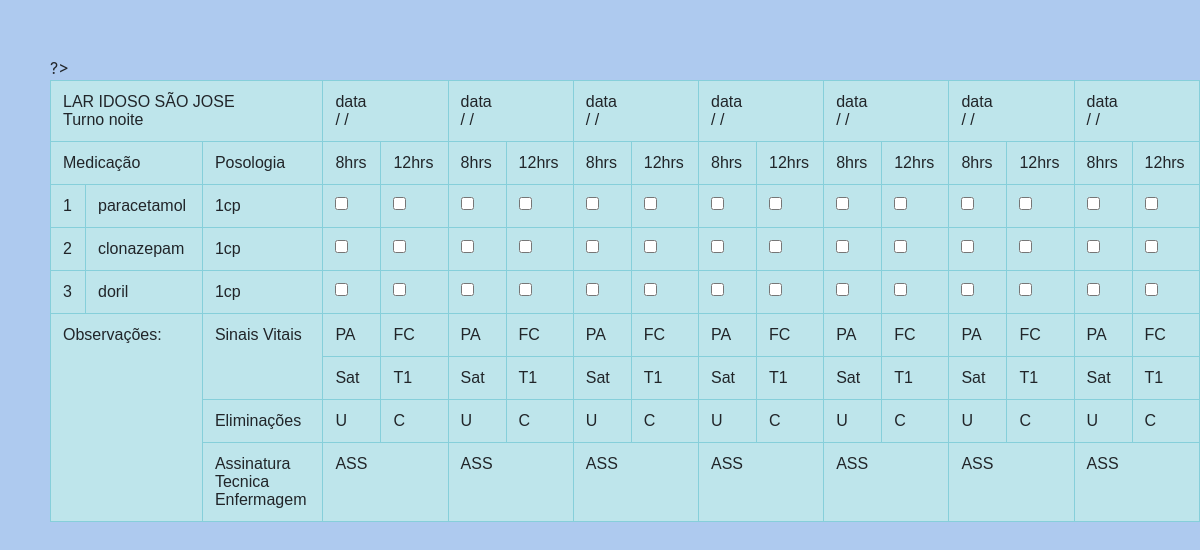
/checagem_teste.php?ididoso=1, run on the app's committed database.
### tables this page shows
CREATE TABLE IF NOT EXISTS `utiliza` (
  `idutiliza` int(11) NOT NULL AUTO_INCREMENT,
  `ididoso` int(11) NOT NULL DEFAULT 0,
  `idremedio` int(11) NOT NULL,
  `posologia` int(2) NOT NULL DEFAULT 0,
  `periodo` varchar(50) NOT NULL DEFAULT '0',
  `obs` varchar(50) DEFAULT NULL,
  PRIMARY KEY (`idutiliza`),
  KEY `FK_utiliza_idosos` (`ididoso`),
  KEY `idremedio` (`idremedio`),
  CONSTRAINT `FK_utiliza_idosos` FOREIGN KEY (`ididoso`) REFERENCES `idosos` (`ididoso`) ON DELETE NO ACTION ON UPDATE NO ACTION,
  CONSTRAINT `FK_utiliza_medicamentos` FOREIGN KEY (`idremedio`) REFERENCES `medicamentos` (`idremedio`) ON DELETE NO ACTION ON UPDATE NO ACTION
);

CREATE TABLE IF NOT EXISTS `medicamentos` (
  `idremedio` int(11) NOT NULL AUTO_INCREMENT,
  `nome_remed` varchar(50) NOT NULL DEFAULT '',
  `dosagem` varchar(50) NOT NULL,
  `descricao` varchar(50) NOT NULL DEFAULT '',
  `categoria` varchar(50) NOT NULL DEFAULT '',
  `obs` varchar(50) NOT NULL,
  PRIMARY KEY (`idremedio`)
);

### checagem_teste.php (the view, shortened to what this page needs)
<html>
<head>
    <link rel="stylesheet" href="https://maxcdn.bootstrapcdn.com/bootstrap/4.5.2/css/bootstrap.min.css">
    <link rel="stylesheet" href="css/dadoidoso.css">
</head>
<body>
    <?php include("conexao.php");
    $ididoso = $_GET['ididoso'];
    $DateAndTime = $Object->format("Y-m-d h:i:s a"); ?>
    ?>
    <table class="table table-info table-bordered">
        <tr>
            <td colspan="3">LAR IDOSO SÃO JOSE<br>Turno noite</td>
            <td colspan="2">data<br>/ /</td>
            <td colspan="2">data<br>/ /</td>
            <td colspan="2">data<br>/ /</td>
            <td colspan="2">data<br>/ /</td>
            <td colspan="2">data<br>/ /</td>
            <td colspan="2">data<br>/ /</td>
            <td colspan="2">data<br>/ /</td>
        </tr>
        <tr>
            <td colspan="2">Medicação</td>
            <td>Posologia</td>
            <td>8hrs</td>
            <td>12hrs</td>
            <td>8hrs</td>
            <td>12hrs</td>
            <td>8hrs</td>
            <td>12hrs</td>
            <td>8hrs</td>
            <td>12hrs</td>
            <td>8hrs</td>
            <td>12hrs</td>
            <td>8hrs</td>
            <td>12hrs</td>
            <td>8hrs</td>
            <td>12hrs</td>
        </tr>
        <?php $sql = "select * from utiliza, medicamentos where utiliza.idremedio = medicamentos.idremedio and ididoso=$ididoso";
        $rs = mysqli_query($con, $sql);
        while ($linha = mysqli_fetch_array($rs)) { ?>
            <tr>
                <td><?php echo $linha['idremedio'];; ?></td>
                <td><?php echo $linha['nome_remed'];; ?></td>
                <td>1cp</td>
                <td><input type="checkbox"></td>
                <td><input type="checkbox"></td>
                <td><input type="checkbox"></td>
                <td><input type="checkbox"></td>
                <td><input type="checkbox"></td>
                <td><input type="checkbox"></td>
                <td><input type="checkbox"></td>
                <td><input type="checkbox"></td>
                <td><input type="checkbox"></td>
                <td><input type="checkbox"></td>
                <td><input type="checkbox"></td>
                <td><input type="checkbox"></td>
                <td><input type="checkbox"></td>
                <td><input type="checkbox"></td>
            <?php } ?>
            </tr>
            <tr>
                <td rowspan="4" colspan="2">Observações:</td>
                <td rowspan="2">Sinais Vitais</td>
                <td>PA</td>
                <td>FC</td>
                <td>PA</td>
                <td>FC</td>
                <td>PA</td>
                <td>FC</td>
                <td>PA</td>
                <td>FC</td>
                <td>PA</td>
                <td>FC</td>
                <td>PA</td>
                <td>FC</td>
                <td>PA</td>
                <td>FC</td>
            </tr>
            <tr>
                <td>Sat</td>
                <td>T1</td>
                <td>Sat</td>
                <td>T1</td>
                <td>Sat</td>
                <td>T1</td>
                <td>Sat</td>
                <td>T1</td>
                <td>Sat</td>
                <td>T1</td>
                <td>Sat</td>
                <td>T1</td>
                <td>Sat</td>
                <td>T1</td>
            </tr>
            <tr>
                <td>Eliminações</td>
                <td>U</td>
                <td>C</td>
                <td>U</td>
                <td>C</td>
                <td>U</td>
                <td>C</td>
                <td>U</td>
                <td>C</td>
                <td>U</td>
                <td>C</td>
                <td>U</td>
                <td>C</td>
                <td>U</td>
                <td>C</td>
            </tr>
            <tr>
                <td>Assinatura<br> Tecnica <br>Enfermagem</td>
                <td colspan="2">ASS</td>
                <td colspan="2">ASS</td>
                <td colspan="2">ASS</td>
                <td colspan="2">ASS</td>
                <td colspan="2">ASS</td>
                <td colspan="2">ASS</td>
                <td colspan="2">ASS</td>
            </tr>
    </table>
</body>
</html>

### css/dadoidoso.css (style rules this page uses)
* { margin: 0; padding: 0; box-sizing: border-box; font-family: Helvetica; }
body { background-color: #AECAEF; background-size: cover; margin-top: 7vh; margin-left: 50; }

### data on the page
utiliza: idremedio.idremedio "1", idremedio.nome_remed "paracetamol"
utiliza: idremedio.idremedio "2", idremedio.nome_remed "clonazepam"
utiliza: idremedio.idremedio "3", idremedio.nome_remed "doril"
